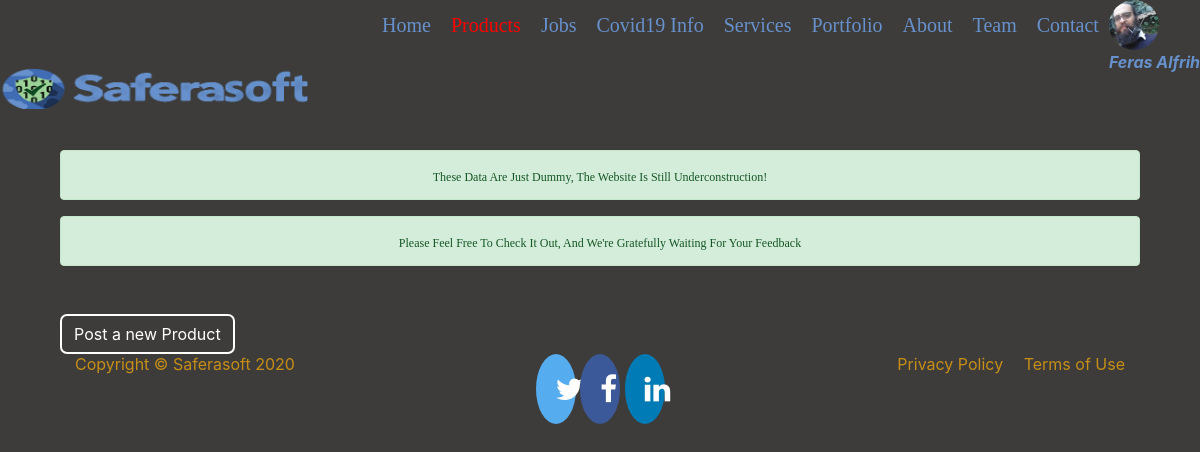
Before: /products/ (signed in) with the older database file.
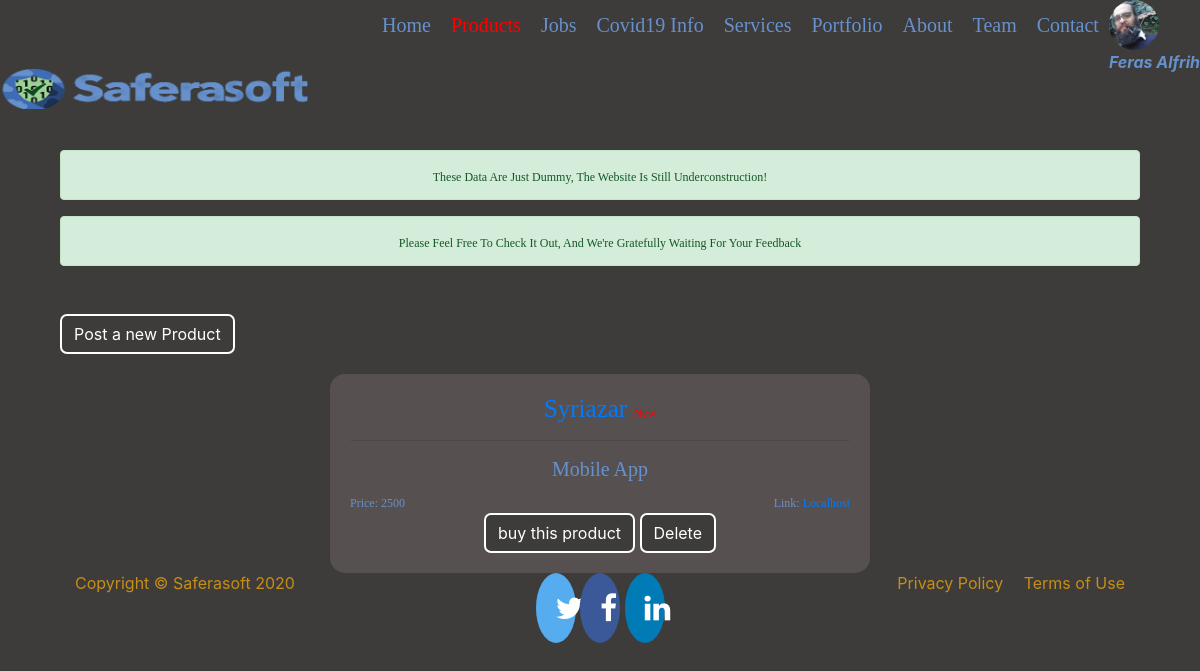
After: the same page with the newer database file.
### users/models.py (models this page shows, shortened)
class Profile(models.Model):
    user = models.OneToOneField(User, on_delete=models.CASCADE)
    image = models.ImageField(default='default.png', upload_to='profile_pics')
    jobAs = models.OneToOneField(Job, on_delete=models.SET_NULL, null=True, blank=True)
    balance = models.IntegerField(default=0, blank=True, null=True)
    sex = models.CharField(max_length=6, blank=True, null=True)
    last_logout = models.DateField(default='1970-01-01', blank=True, null=True)
    staff_requested = models.BooleanField(default=False)

### products/models.py (models this page shows, shortened)
class Product(models.Model):
	name = models.CharField(max_length=200)
	p_type = models.CharField(max_length=200)
	price = models.IntegerField()
	reservedTo = models.ForeignKey(User, on_delete=models.SET_NULL, null=True, blank=True)
	url = models.CharField(max_length=200)
	dateCreated = models.DateField(auto_now_add=True)
	is_reversed = models.BooleanField(default=False)
	is_sold = models.BooleanField(default=False)

### products/views.py (the view)
# urls.py: path('', views.product, name='products'),
def product(request):
	messages.success(request, f"these data are just dummy, the website is still underconstruction!")
	messages.success(request, f"please feel free to check it out, and we're gratefully waiting for your feedback")
	products = Product.objects.all()
	context={
	'products':products,
	}
	return render(request, 'products/products.html', context)

### templates/products/products.html (shortened to what this page needs)
{% extends "base.html" %}
{% load crispy_forms_tags %}
{% load static %}
{% block content %}
  <div class="job-container">
    {% if user.is_superuser %}
      <a href="{% url 'newproduct' %}"><button class="btn btn-btn">Post a new Product</button></a>
    {% endif %}
    <center>
    {% for product in products %}
      <div class="job-box content-section" >
        <div class="job-title">
          <a href="{% url 'product_details' product.id %}"><h3 class="">{{product.name}}</a>
          {% if user.profile.last_logout <= product.dateCreated %}<big id="new">New</big>{% endif %}</h3><hr>
          <h4>{{product.p_type}}</h4>
        </div>
        <div class="product-body ">
          <span class="float-left">
            <big>Price: {{product.price}}</big>
          </span>
          <span class="float-right">
            <big>link: <a href="{{product.url}}">{{product.url}}</a></big>
          </span>
        </div><br>
        <form method="POST" id='product'>
          {% if user.is_authenticated %}
            <button class="btn btn-warning" name="buy">buy this product</button>
          {% else %}
            <button class="btn btn-btn" name="login">Login</button>
          {% endif %}
          {% if user.is_superuser %}
            <button class="btn btn-danger" name="delete" id='del'>Delete</button>
          {% endif %}
        </form>
      </div>
    {% endfor %}
    </center>
  </div>
{% endblock content %}

### templates/base.html (shortened to what this page needs)
{% load static %}
<!doctype html>
<html lang="en">
  <head>
    <link rel="stylesheet" href="https://maxcdn.bootstrapcdn.com/bootstrap/4.0.0/css/bootstrap.min.css">
    <link rel="stylesheet" href="https://cdnjs.cloudflare.com/ajax/libs/font-awesome/4.7.0/css/font-awesome.min.css">
    <link rel="stylesheet" type="text/css" href="{% static 'css/socialMedia.css' %}">
    {% if user.profile.sex == '2' %}
    <link rel="stylesheet" type="text/css" href="{% static 'css/female.css' %}">
    {% else %}
    <link rel="stylesheet" type="text/css" href="{% static 'css/male.css' %}">
    {% endif %}
  </head>
  <body class="container" id="body">
    <div class="container">
      <header>
        <nav class="navigate fixed-top">
          <div class="navigate" id="navbarNav">
            {% if user.is_authenticated %}
              <div class="navigate-user dropdown">
                <span role="button" data-toggle="dropdown" id="prflimg" aria-haspopup="true" aria-expanded="false" style="width:75px">
                 <div class="navigate-user">
                    <img class="rounded-circle dropdown-toggle" id='usr-prf'  width="50px"  height="50px" src="{{ user.profile.image.url }}"><br>
                    <a><b><i>{{ user.first_name }} {{ user.last_name }}</i></b></a>
                 </div>
                </span>
              </div>
            {% else %}
              <div class='navigate-user'>
                  <a href="{% url 'login' %}" class="btn ">Login</a>
                  <a href="{% url 'register' %}" class="btn">Register</a>
              </div>
            {% endif %}
            <ul class="navigate"  id="navbar">
              <li class="navigate" >
                <a class="navigate nav-btn js-scroll-trigger"href="{% url 'base' %}" id="Home">Home</a>
              </li>
              <li class="navigate">
                <a class="navigate nav-btn js-scroll-trigger"href="{% url 'products' %}" id="Products">Products</a>
              </li>
              {% if user.is_staff %}
              <li class="navigate">
                <a class="navigate nav-btn js-scroll-trigger"href="{% url 'jobs' %}" id="Jobs">Jobs</a>
              </li>
              {% endif %}
              <li class="navigate">
                <a class="navigate nav-btn js-scroll-trigger"href="{% url 'covid19' %}" id="Covid19">Covid19 Info</a>
              </li>
              <li class="navigate">
                <a class="navigate nav-btn js-scroll-trigger"href="{% url 'services' %}" id="Services">Services</a>
              </li>
              <li class="navigate">
                <a class="navigate nav-btn js-scroll-trigger"href="{% url 'portfolio' %}" id="Portfolio">Portfolio</a>
              </li>
              <li class="navigate">
                <a class="navigate nav-btn js-scroll-trigger"href="{% url 'about' %}" id="About">About</a>
              </li>
              <li class="navigate">
                <a class="navigate nav-btn js-scroll-trigger"href="{% url 'team' %}" id="Team">Team</a>
              </li>
              <li class="navigate">
                <a class="navigate nav-btn js-scroll-trigger"href="{% url 'contact' %}" id="Contact">Contact</a>
              </li>
            </ul>
          </div>
          <div id="logo" class="mr-auto">
            <img src="{% static 'img/logo.png' %}" width="400" >
          </div>
        </nav>
      </header>
      <main>
        <div class="mt-5">
          {% if messages %}
            <center>
              {% for message in messages %}
                <div class="alert alert-{{ message.tags }}" >
                  <big>{{ message }}</big>
                </div>
              {% endfor %}
            </center>
          {% endif %}
        </div>
        <div id="carouselExampleIndicators" class="carousel slide mt-5" data-ride="carousel">
        {% block content %}{% endblock content %}
      </main>
      <footer style="position: static;" id="footer">
        <div class="container">
            <div class="row">
                <div class="col-lg-4 text-lg-left f-caramel">Copyright © Saferasoft 2020</div>
                <div class="col-lg-4 my-3 my-lg-0">
                  <center>
                    <a href="{% url 'about' %}" class="fa fa-twitter"></i></a>
                    <a href="{% url 'about' %}" class="fa fa-facebook"></i></a>
                    <a href="{% url 'about' %}" class="fa fa-linkedin"></i></a>
                  </center>
                </div>
                <div class="col-lg-4 text-lg-right">
                  <a class="mr-3 f-caramel" href="{% url 'about' %}">Privacy Policy</a>
                  <a class=" f-caramel" href="{% url 'about' %}">Terms of Use</a>
                </div>
            </div>
        </div>
      </footer>
    </div>
  </body>
</html>

### static/css/socialMedia.css (style rules this page uses)
.fa { padding: 20px; font-size: 30px; width: 30px; text-align: center; text-decoration: none; border-radius: 50%; }
.fa-facebook { background: #3B5998; color: white; }
.fa-twitter { background: #55ACEE; color: white; }
.fa-linkedin { background: #007bb5; color: white; }

### static/css/male css/00-Colors/colors.css (style rules this page uses)
.f-caramel { color: #C68E17; }

### static/css/male css/03-Others/1others.css (style rules this page uses)
body { background-color: #3D3C3A; width: 100%; }
main { margin-top: 150px; }
footer { clear: both; padding: 0; text-align: center; vertical-align: middle; line-height: normal; margin: 0; bottom: 0px; left: 0px; width: 100%; flex:none; }

### static/css/male css/01-Layout/headers.css (style rules this page uses)
h3 { text-transform: capitalize; font-family: 'Libre Baskerville', serif; font-size: 25px; }
h4 { text-transform: capitalize; font-family: 'Libre Baskerville', serif; font-size: 20px; }

### static/css/male css/01-Layout/navs.css (style rules this page uses)
.navigate ul { float: right; }
.navigate li { display: inline; float: left; margin: 10px; }
.navigate li a { font-family: 'Crimson Pro', serif; font-size: 20px; border-radius: 5px; color: #6791cc; }
.nav-btn { border-radius: 7px; color: #6791cc; }
#navbar .activeIn { color: #FF0000; }
.navigate-user { float: right; color: #6791cc; }

### static/css/male css/01-Layout/texts.css (style rules this page uses)
big { text-transform: capitalize; font-family: 'Libre Baskerville', serif; font-size: 12px; }

### static/css/male css/01-Layout/btn.css (style rules this page uses)
.btn { border-radius: 7px; background: #3D3C3A; color: #fff; border: all; border-color:#fff; border-width: 2px; }

### static/css/male css/01-Layout/img.css (style rules this page uses)
#logo { float: left; }

### static/css/male css/03-Others/jobs.css (style rules this page uses)
.job-container { size: 100%; justify-content: relative; color: #FDEEF4; }
.job-box { background: #565051; border-radius: 15px; padding: 20px; width: 50%; height: 70; justify-content: absolute; align-content: space-between; align-self: center; align-items: flex-start; margin-top: 20px; }
.job-box #new { color: red; }
.job-box h3 { color: #1c3052; }
.job-box big { color: #6791cc; }
.job-box h4 { color: #6791cc; }

Changed rows visible on the page:
added Product: name "Syriazar", p_type "Mobile App", price "2500"
